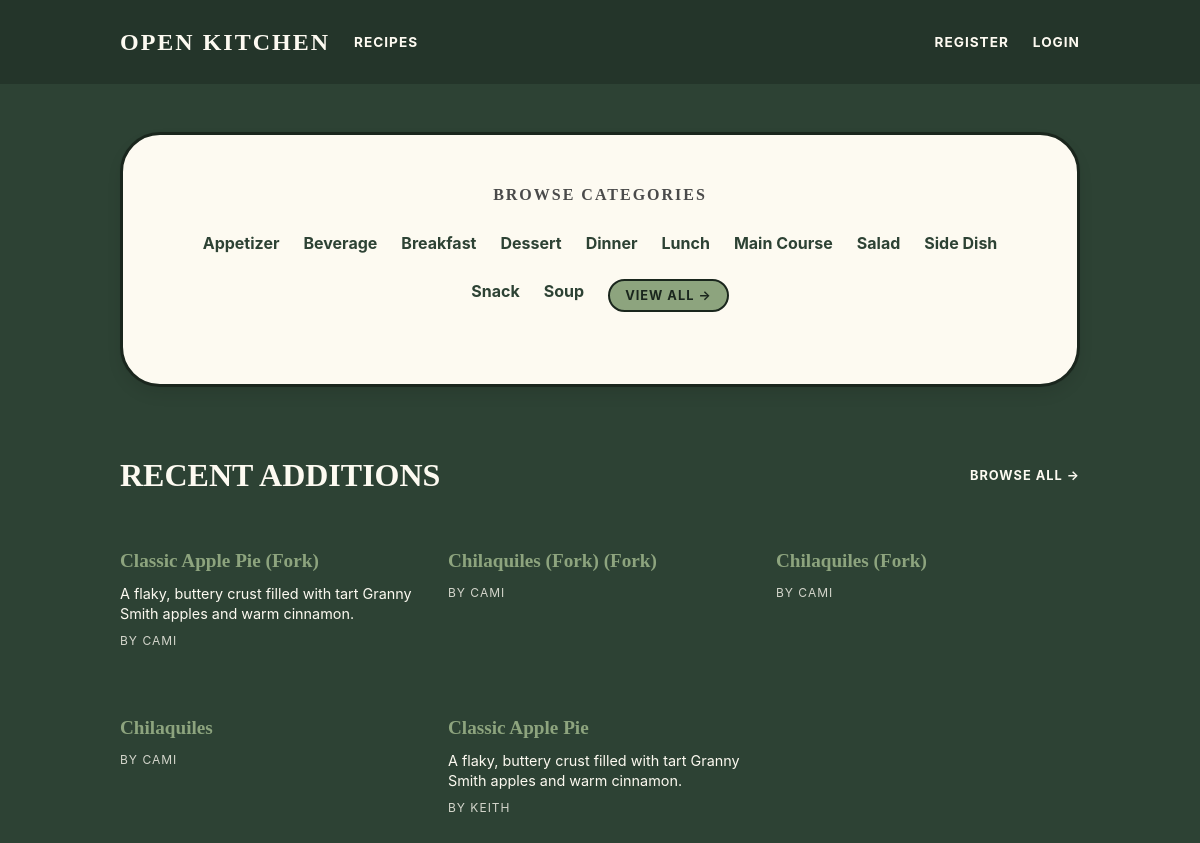
The app's page /recipes/ with its own data.
### tables this page shows
CREATE TABLE categories (
    id INTEGER PRIMARY KEY AUTOINCREMENT,
    name TEXT UNIQUE NOT NULL
);

CREATE TABLE recipes (
    id INTEGER PRIMARY KEY AUTOINCREMENT,
    title TEXT NOT NULL,
    description TEXT,
    template_type TEXT NOT NULL CHECK(template_type IN ('standard', 'quick_tip')),
    author_id INTEGER NOT NULL,
    base_servings INTEGER,
    prep_time_minutes INTEGER,
    cook_time_minutes INTEGER,
    parent_recipe_id INTEGER,
    is_public INTEGER DEFAULT 1,
    created_at DATETIME DEFAULT CURRENT_TIMESTAMP,
    updated_at DATETIME,
    FOREIGN KEY (author_id) REFERENCES users(id),
    FOREIGN KEY (parent_recipe_id) REFERENCES recipes(id)
);

### app/recipes.py (the view)
@bp.route('/')
def index():
    filters = {
        'category': request.args.get('category'),
        'tag': request.args.get('tag'),
        'author': request.args.get('author'),
        'search': request.args.get('search'),
    }
    recipes = Recipe.get_all_public(filters)
    categories = Category.get_all()
    return render_template('recipes/index.html', recipes=recipes, categories=categories)

### app/auth.py (called while the page is built)
@bp.before_app_request
def load_logged_in_user():
    user_id = session.get('user_id')
    if user_id is None:
        g.user = None
    else:
        g.user = User.get_by_id(user_id)

### app/db.py (called while the page is built)
def get_db():
    if 'db' not in g:
        g.db = sqlite3.connect(
            current_app.config['DATABASE'],
            detect_types=sqlite3.PARSE_DECLTYPES
        )
        g.db.row_factory = sqlite3.Row
        g.db.execute('PRAGMA foreign_keys = ON')
    return g.db

### app/models/lookup.py (called while the page is built)
    @staticmethod
    def get_all():
        db = get_db()
        return db.execute('SELECT * FROM categories ORDER BY name').fetchall()

### app/templates/recipes/index.html (shortened to what this page needs)
{% extends 'base.html' %}
{% block content %}
<div class="box has-text-centered" style="background-color: var(--cream); border: 3px solid var(--border-dark); border-radius: 40px; padding: 3rem;">
    <h2 style="font-family: 'Georgia', serif; text-transform: uppercase; letter-spacing: 2px; font-weight: bold; margin-bottom: 1rem;">Browse Categories</h2>
    <div class="category-list">
        {% for cat in categories %}
            <a href="{{ url_for('recipes.index', category=cat.id) }}" class="category-link">{{ cat.name }}</a>
        {% endfor %}
        <a href="{{ url_for('recipes.index') }}" class="btn-pill" style="padding: 5px 15px; font-size: 0.8rem;">VIEW ALL →</a>
    </div>
</div>
<div class="recent-section">
    <div class="level is-mobile mb-6">
        <div class="level-left">
            <h2 style="font-family: 'Georgia', serif; text-transform: uppercase; font-size: 2rem; font-weight: bold;">Recent Additions</h2>
        </div>
        <div class="level-right">
            <a href="#" style="color: var(--cream); font-weight: bold; text-transform: uppercase; font-size: 0.8rem; letter-spacing: 1px;">Browse All →</a>
        </div>
    </div>
    <div class="columns is-multiline">
        {% for recipe in recipes %}
            <div class="column is-4 recipe-entry">
                <a href="{{ url_for('recipes.view', id=recipe.id) }}">
                    {{ recipe.title }}
                </a>
                <p class="recipe-description">{{ recipe.description[:100] if recipe.description else '' }}{% if recipe.description and recipe.description|length > 100 %}...{% endif %}</p>
                <span class="author-tag">By {{ recipe.author_name }}</span>
            </div>
        {% endfor %}
    </div>
</div>
{% endblock %}

### app/templates/base.html (style rules this page uses)
:root { --forest-green: #2d4234; --pill-green: #8da47e; --cream: #fdfaf1; --border-dark: #1a261d; }
body { background-color: var(--forest-green); color: var(--border-dark); min-height: 100vh; }
a { color: inherit; text-decoration: none; transition: color 0.2s ease-in-out; }
.recipe-entry a { color: var(--pill-green) !important; font-size: 1.25rem; font-weight: bold; }
.btn-pill { background-color: var(--pill-green); color: var(--border-dark); border: 2px solid var(--border-dark); border-radius: 50px; padding: 8px 25px; font-weight: bold; text-transform: uppercase; font-size: 0.8rem; letter-spacing: 1px; display: inline-block; transition: all 0.2s; cursor: pointer; }

### app/templates/recipes/index.html (style rules this page uses)
.category-list { display: flex; flex-wrap: wrap; justify-content: center; gap: 1.5rem; margin: 1.5rem 0; }
.category-link { color: var(--forest-green); font-weight: bold; text-decoration: none; transition: opacity 0.2s; }
.recent-section { color: var(--cream); margin-top: 4rem; }
.recipe-entry { margin-bottom: 2.5rem; }
.recipe-entry a { color: var(--pill-green) !important; font-family: 'Georgia', serif; font-size: 1.2rem; font-weight: bold; text-decoration: none; }
.author-tag { text-transform: uppercase; font-size: 0.75rem; letter-spacing: 1px; opacity: 0.8; display: block; margin-top: 0.5rem; }
.recipe-description { font-size: 0.9rem; line-height: 1.4; margin: 0.5rem 0; }

### records on screen
categories: name "Appetizer"
categories: name "Beverage"
categories: name "Breakfast"
categories: name "Dessert"
categories: name "Dinner"
categories: name "Lunch"
categories: name "Main Course"
categories: name "Salad"
categories: name "Side Dish"
categories: name "Snack"
categories: name "Soup"
recipes: title "Classic Apple Pie (Fork)", description "A flaky, buttery crust filled with tart Granny Smith apples and warm cinnamon.", author_name "CAMI"
recipes: title "Chilaquiles (Fork) (Fork)", author_name "CAMI"
recipes: title "Chilaquiles (Fork)", author_name "CAMI"
recipes: title "Chilaquiles", author_name "CAMI"
recipes: title "Classic Apple Pie", description "A flaky, buttery crust filled with tart Granny Smith apples and warm cinnamon.", author_name "KEITH"
